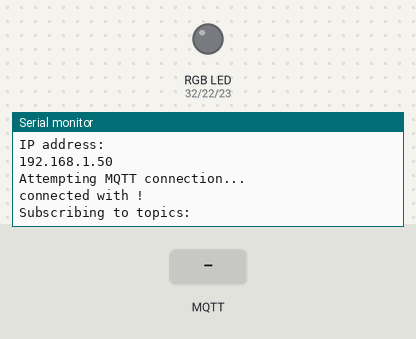
Simulated run of this sketch. Board: ESP32. Shown: an RGB LED mixed from three pins (HIGH = lit), the last lines printed to the serial monitor. The inputs (shaded band) are chosen by the test bench. WiFi joins after 1.5 s; servers stay silent unless stated; no MQTT or app messages arrive unless stated.

Above: at 2.7 s.
2.8 s: MQTT message "1" arrives on the first subscribed topic
At 3.9 s:
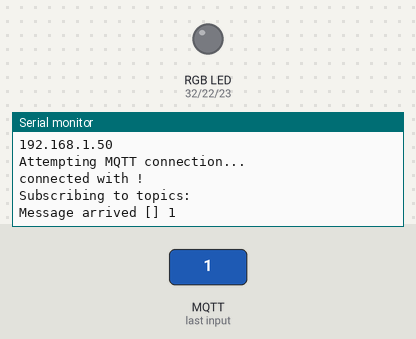
4.3 s: MQTT message "on" arrives on the first subscribed topic
At 5.0 s:
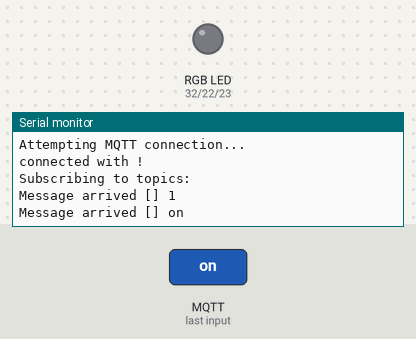
5.8 s: MQTT message "off" arrives on the first subscribed topic
At 7.3 s:
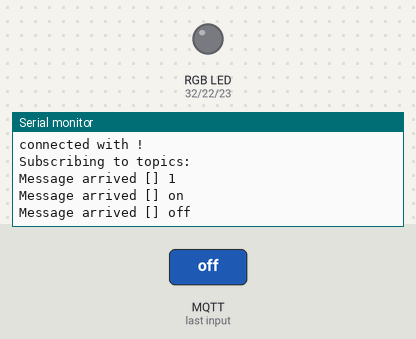

Measured:
- after the input at 2.8 s, the serial monitor: prints a new line at once (image 1)
- after the input at 4.3 s, the serial monitor: prints a new line at once (image 2)
- after the input at 5.8 s, the serial monitor: prints a new line at once (image 3)

The sketch:

rgb_led_esp32.ino
```cpp
#include <Arduino.h>
#include <WiFi.h>
#include <PubSubClient.h>
#include <ArduinoJson.h>

const int redPin = 32;
const int greenPin = 22;
const int bluePin = 23;

const int freq = 5000;
const int redChannel = 0;
const int greenChannel = 1;
const int blueChannel = 2;

const int resolution = 8;

int brightness = 0;

unsigned long currentTime = millis();
unsigned long previousTime = 0;
const long timeoutTime = 2000;

WiFiClient espClient;
PubSubClient client(espClient);

const char* mqtt_server = "";
short int mqtt_port = 0;

const char* mqtt_username = "";
const char* mqtt_password = "";
const char* mqtt_topic = "";

const char* SSID = "";
const char* password = "";

const char* device_name = "";

void callback(char* topic, byte* payload, unsigned int length) {
  Serial.print("Message arrived [");
  Serial.print(topic);
  Serial.print("] ");
  for (int i = 0; i < length; i++) {
    Serial.print((char)payload[i]);
  }
  Serial.println();

  // deserialize json
  StaticJsonDocument<244> doc;
  deserializeJson(doc, payload, length);

  // read values
  short unsigned int idx = doc["idx"];
  if(idx == 8) {
    unsigned short int nvalue = doc["nvalue"];
    if(nvalue != 0) {
    double brightness = doc["svalue1"];
    unsigned short int r = doc["Color"]["r"];
    unsigned short int g = doc["Color"]["g"];
    unsigned short int b = doc["Color"]["b"];

    brightness = brightness/100;
    r = r*brightness;
    g = g*brightness;
    b = b*brightness;

    ledcWrite(redChannel, r);
    ledcWrite(greenChannel, g);
    ledcWrite(blueChannel, b);


    Serial.println(r);
    Serial.println(g);
    Serial.println(b);
    }
    else {
      ledcWrite(redChannel, 0);
      ledcWrite(greenChannel, 0);
      ledcWrite(blueChannel, 0);
    }
  }
}

void reconnect() {
  // Loop until we're reconnected
  while (!client.connected()) {
    Serial.println("Attempting MQTT connection...");
    // Attempt to connect
    if (client.connect(device_name, mqtt_username, mqtt_password)) {
      Serial.print("connected with ");
      Serial.print(mqtt_username);
      Serial.println("!");
      // Subscribe
      Serial.println("Subscribing to topics:");
      Serial.println(mqtt_topic);
      client.subscribe(mqtt_topic);
    } else {
      Serial.print("failed, rc=");
      Serial.print(client.state());
      Serial.println(" try again in 5 seconds...");
      // Wait 5 seconds before retrying
      delay(5000);
    }
  }
}

void setup() {
  // initialize the serial port:
  Serial.begin(115200);

  // initialize led strip
  ledcSetup(redChannel, freq, resolution);
  ledcSetup(greenChannel, freq, resolution);
  ledcSetup(blueChannel, freq, resolution);

  ledcAttachPin(redPin, redChannel);
  ledcAttachPin(greenPin, greenChannel);
  ledcAttachPin(bluePin, blueChannel);

  // wifi connection starts
  delay(10);
  Serial.println();
  Serial.print("Connecting to ");
  Serial.println(SSID);


  WiFi.begin(SSID, password);

  while (WiFi.status() != WL_CONNECTED) {
    delay(500);
    Serial.print(".");
  }

  Serial.println("");
  Serial.println("WiFi connected");
  Serial.println("IP address: ");
  Serial.println(WiFi.localIP());

  // wifi connection ends

  // mqtt starts
  client.setServer(mqtt_server, mqtt_port);
  client.setCallback(callback);
}


void loop() {
  // put your main code here, to run repeatedly:
   if (!client.connected()) {
    reconnect();
  }
  client.loop();
}
```
